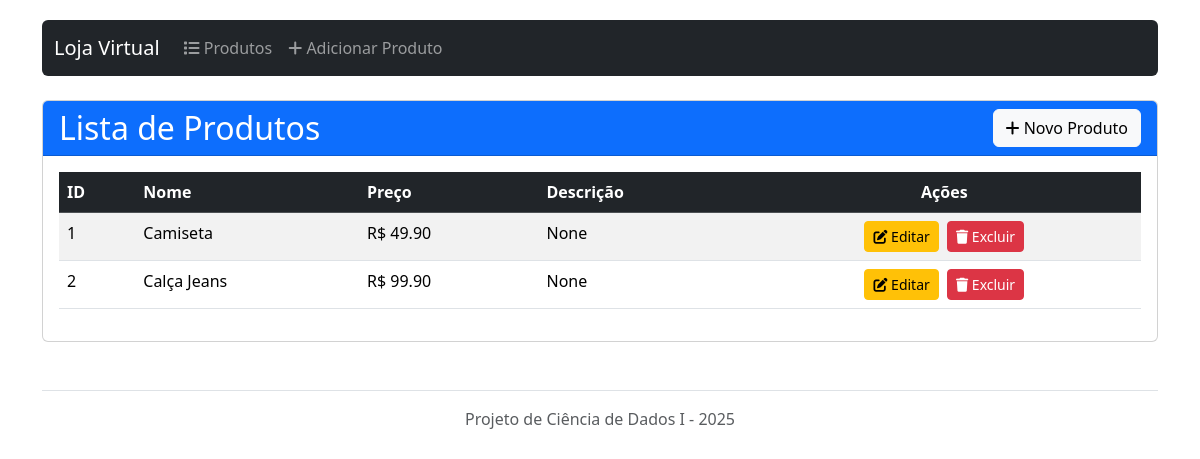
Before: / with the older database file.
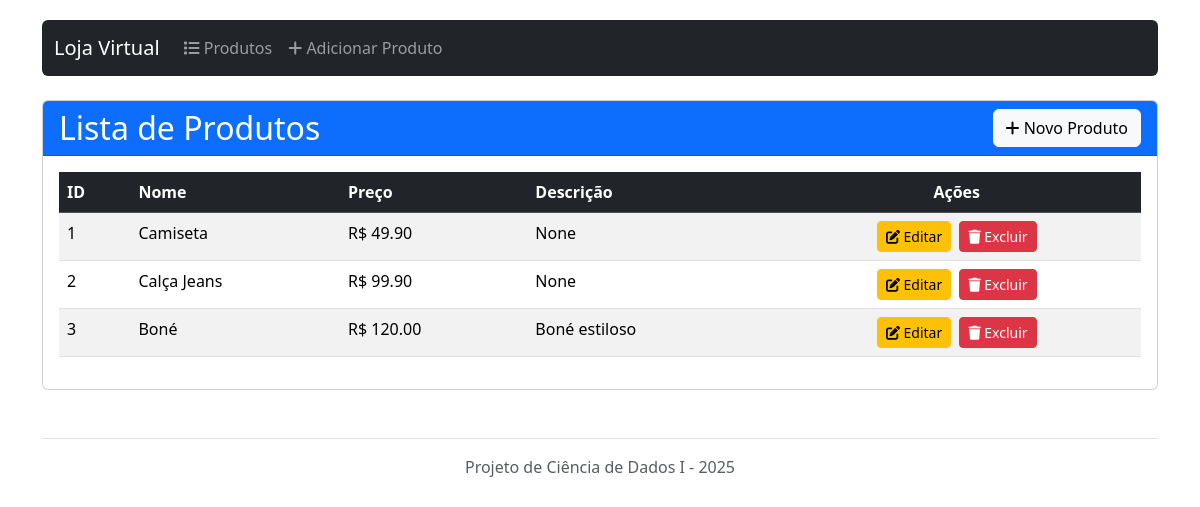
After: the same page with the newer database file.
### app.py (models this page shows, shortened)
class Produto(db.Model):
    id = db.Column(db.Integer, primary_key=True)
    nome = db.Column(db.String(100), nullable=False)
    preco = db.Column(db.Float, nullable=False)
    descricao = db.Column(db.Text, nullable=True)

### app.py (the view)
@app.route('/')
def listar_produtos():
    produtos = Produto.query.all()
    return render_template('listar.html', produtos=produtos)

### templates/listar.html (shortened to what this page needs)
{% extends 'base.html' %}
{% block content %}
<div class="card">
    <div class="card-header d-flex justify-content-between align-items-center bg-primary text-white">
        <h2 class="mb-0">Lista de Produtos</h2>
        <a href="{{ url_for('adicionar_produto') }}" class="btn btn-light">
            <i class="fas fa-plus"></i> Novo Produto
        </a>
    </div>
    <div class="card-body">
        {% if produtos %}
            <div class="table-responsive">
                <table class="table table-striped table-hover">
                    <thead class="table-dark">
                        <tr>
                            <th>ID</th>
                            <th>Nome</th>
                            <th>Preço</th>
                            <th>Descrição</th>
                            <th class="text-center">Ações</th>
                        </tr>
                    </thead>
                    <tbody>
                        {% for produto in produtos %}
                        <tr>
                            <td>{{ produto.id }}</td>
                            <td>{{ produto.nome }}</td>
                            <td>R$ {{ "%.2f"|format(produto.preco) }}</td>
                            <td>{{ produto.descricao }}</td>
                            <td class="text-center">
                                <a href="{{ url_for('editar_produto', id=produto.id) }}" class="btn btn-sm btn-warning me-1">
                                    <i class="fas fa-edit"></i> Editar
                                </a>
                                <button type="button" class="btn btn-sm btn-danger" data-bs-toggle="modal" data-bs-target="#deleteModal{{ produto.id }}">
                                    <i class="fas fa-trash"></i> Excluir
                                </button>
                            </td>
                        </tr>
                        {% endfor %}
                    </tbody>
                </table>
            </div>
        {% else %}
            <div class="alert alert-info">
                <i class="fas fa-info-circle"></i> Nenhum produto cadastrado.
                <a href="{{ url_for('adicionar_produto') }}" class="alert-link">Adicionar um produto</a>
            </div>
        {% endif %}
    </div>
</div>
{% endblock %}

### templates/base.html (shortened to what this page needs)
<!DOCTYPE html>
<html lang="pt-br">
<head>
    <link href="https://cdn.jsdelivr.net/npm/bootstrap@5.3.2/dist/css/bootstrap.min.css" rel="stylesheet">
    <link href="https://cdnjs.cloudflare.com/ajax/libs/font-awesome/6.4.2/css/all.min.css" rel="stylesheet">
    <link href="https://cdnjs.cloudflare.com/ajax/libs/animate.css/4.1.1/animate.min.css" rel="stylesheet">
</head>
<body>
    <div class="container">
        <header class="mb-4">
            <nav class="navbar navbar-expand-lg navbar-dark bg-dark rounded">
                <div class="container-fluid">
                    <a class="navbar-brand" href="{{ url_for('listar_produtos') }}">Loja Virtual</a>
                    <div class="collapse navbar-collapse" id="navbarNav">
                        <ul class="navbar-nav">
                            <li class="nav-item">
                                <a class="nav-link" href="{{ url_for('listar_produtos') }}">
                                    <i class="fas fa-list"></i> Produtos
                                </a>
                            </li>
                            <li class="nav-item">
                                <a class="nav-link" href="{{ url_for('adicionar_produto') }}">
                                    <i class="fas fa-plus"></i> Adicionar Produto
                                </a>
                            </li>
                        </ul>
                    </div>
                </div>
            </nav>
        </header>
        <main>
            {% block content %}{% endblock %}
        </main>
        <footer class="mt-5 pt-3 border-top text-center text-muted">
            <p>Projeto de Ciência de Dados I - 2025</p>
        </footer>
    </div>
</body>
</html>

### templates/base.html (style rules this page uses)
body { padding-top: 20px; padding-bottom: 20px; }
.navbar { margin-bottom: 20px; }

Changed rows visible on the page:
added Produto: id "3", nome "Boné", preco "120.00", descricao "Boné estiloso"
